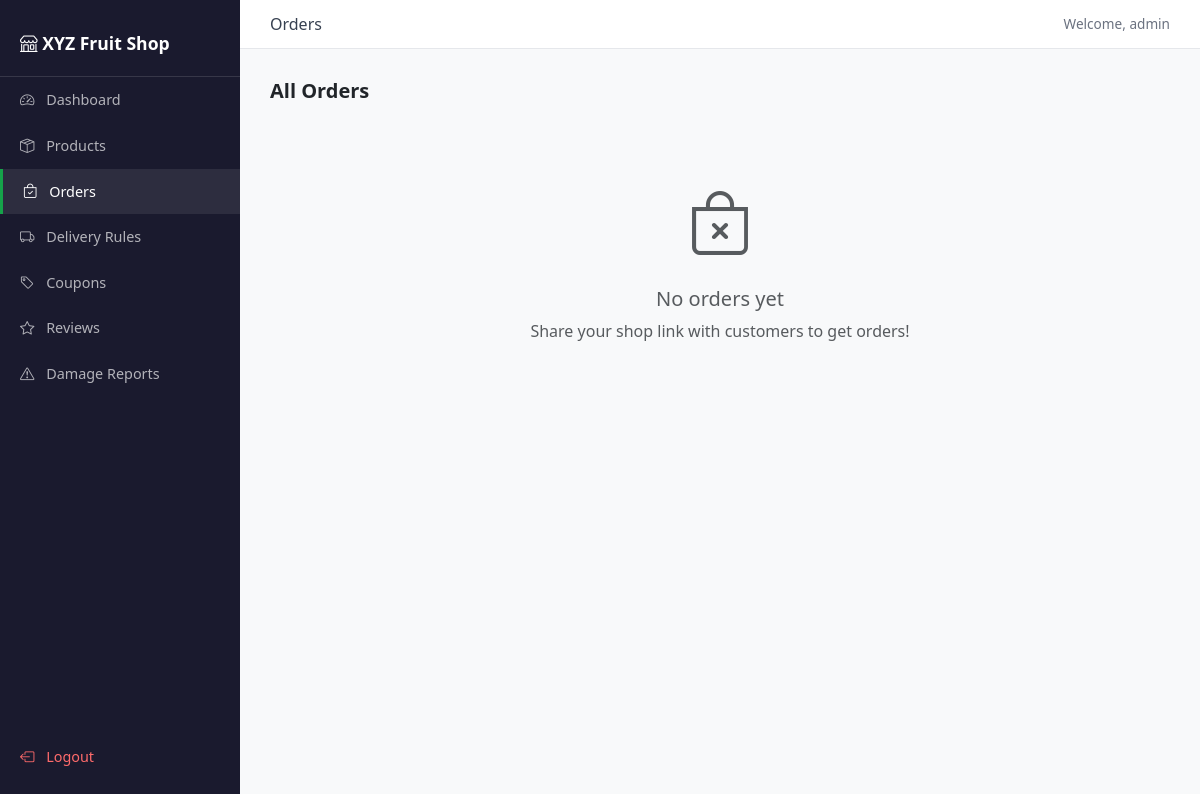
/dashboard/orders/ (signed in), run on an earlier commit of the app's database.
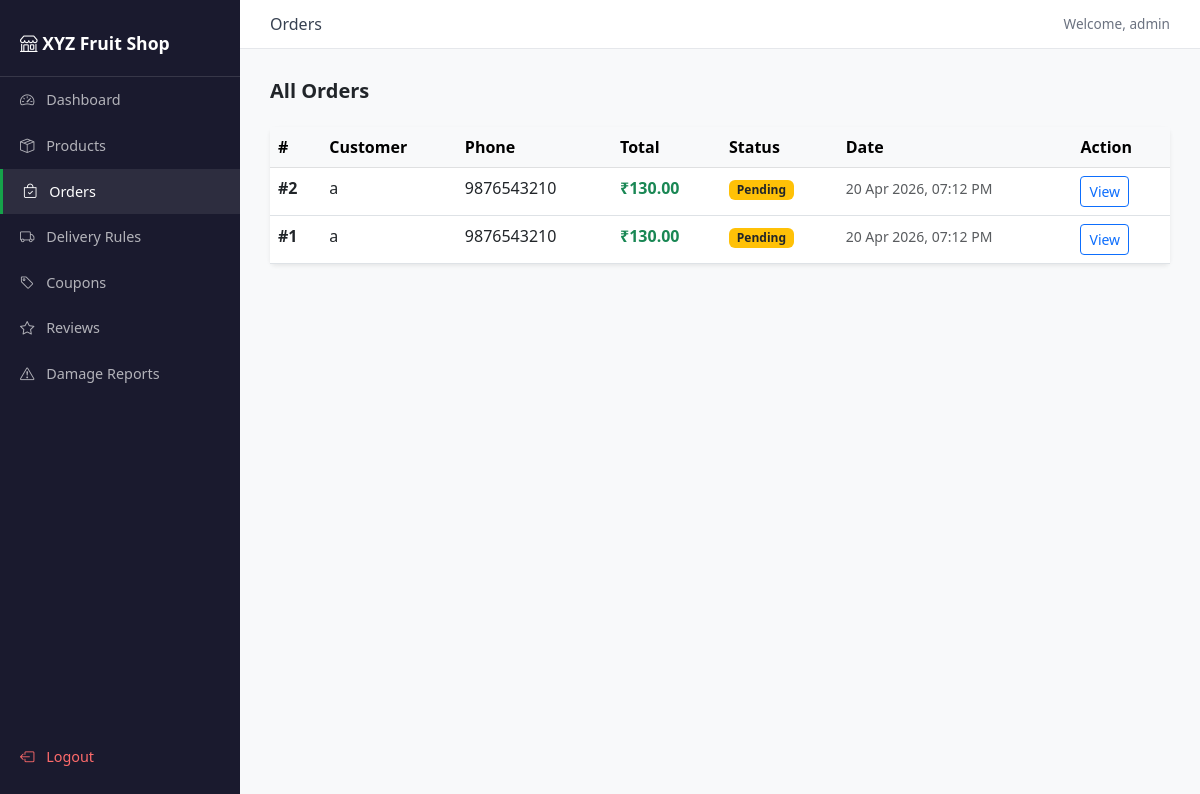
And on a later commit of the database.
### store/models.py (models this page shows, shortened)
class Shop(models.Model):
    owner        = models.OneToOneField(User, on_delete=models.CASCADE)
    name         = models.CharField(max_length=100)
    slug         = models.SlugField(unique=True)
    tagline      = models.CharField(max_length=200, blank=True)
    logo         = models.ImageField(upload_to='logos/', blank=True, null=True)
    theme_color  = models.CharField(max_length=7, default='#16a34a')
    address      = models.TextField(blank=True)
    phone        = models.CharField(max_length=15, blank=True)
    email        = models.EmailField(blank=True)
    is_open      = models.BooleanField(default=True)
    closed_msg   = models.CharField(max_length=200, default='Shop is closed today. Please visit again!')
    created_at   = models.DateTimeField(auto_now_add=True)

class Order(models.Model):
    STATUS_CHOICES = [
        ('pending',   'Pending'),
        ('confirmed', 'Confirmed'),
        ('delivered', 'Delivered'),
        ('cancelled', 'Cancelled'),
    ]
    shop              = models.ForeignKey(Shop, on_delete=models.CASCADE, related_name='orders')
    customer_name     = models.CharField(max_length=100)
    customer_email    = models.EmailField()
    customer_phone    = models.CharField(max_length=15)
    customer_address  = models.TextField()
    status            = models.CharField(max_length=20, choices=STATUS_CHOICES, default='pending')
    total_amount      = models.DecimalField(max_digits=10, decimal_places=2)
    delivery_charge   = models.DecimalField(max_digits=6, decimal_places=2, default=0)
    discount_amount   = models.DecimalField(max_digits=8, decimal_places=2, default=0)
    coupon_used       = models.CharField(max_length=20, blank=True)
    payment_method    = models.CharField(max_length=20, default='cod')
    created_at        = models.DateTimeField(auto_now_add=True)
    def grand_total(self):
        return self.total_amount + self.delivery_charge - self.discount_amount

### store/views.py (the view)
# urls.py: path('orders/',                       views.order_list,   name='order_list'),
@login_required(login_url='/dashboard/login/')
def order_list(request):
    shop   = get_object_or_404(Shop, owner=request.user)
    orders = Order.objects.filter(shop=shop).order_by('-created_at')
    return render(request, 'dashboard/orders.html', {'shop': shop, 'orders': orders})

### templates/dashboard/orders.html (shortened to what this page needs)
{% extends 'base.html' %}
{% block page_title %}Orders{% endblock %}
{% block content %}
<h5 class="fw-bold mb-4">All Orders</h5>
{% if orders %}
<div class="card border-0 shadow-sm">
    <div class="table-responsive">
        <table class="table table-hover mb-0">
            <thead class="table-light">
                <tr>
                    <th>#</th>
                    <th>Customer</th>
                    <th>Phone</th>
                    <th>Total</th>
                    <th>Status</th>
                    <th>Date</th>
                    <th>Action</th>
                </tr>
            </thead>
            <tbody>
                {% for order in orders %}
                <tr>
                    <td class="fw-bold">#{{ order.id }}</td>
                    <td>{{ order.customer_name }}</td>
                    <td>{{ order.customer_phone }}</td>
                    <td class="text-success fw-bold">₹{{ order.grand_total }}</td>
                    <td>
                        {% if order.status == 'pending' %}
                            <span class="badge bg-warning text-dark">Pending</span>
                        {% elif order.status == 'confirmed' %}
                            <span class="badge bg-primary">Confirmed</span>
                        {% elif order.status == 'delivered' %}
                            <span class="badge bg-success">Delivered</span>
                        {% else %}
                            <span class="badge bg-danger">Cancelled</span>
                        {% endif %}
                    </td>
                    <td>
                        <small class="text-muted">
                            {{ order.created_at|date:"d M Y, h:i A" }}
                        </small>
                    </td>
                    <td>
                        <a href="{% url 'order_detail' order.pk %}"
                           class="btn btn-sm btn-outline-primary">
                            View
                        </a>
                    </td>
                </tr>
                {% endfor %}
            </tbody>
        </table>
    </div>
</div>
{% else %}
<div class="text-center py-5">
    <i class="bi bi-bag-x text-muted" style="font-size:4rem;"></i>
    <h5 class="mt-3 text-muted">No orders yet</h5>
    <p class="text-muted">Share your shop link with customers to get orders!</p>
</div>
{% endif %}
{% endblock %}

### templates/base.html (shortened to what this page needs)
<!DOCTYPE html>
<html lang="en">
<head>
    <link href="https://cdn.jsdelivr.net/npm/bootstrap@5.3.0/dist/css/bootstrap.min.css" rel="stylesheet">
    <link href="https://cdn.jsdelivr.net/npm/bootstrap-icons@1.10.5/font/bootstrap-icons.css" rel="stylesheet">
</head>
<body>
{% if user.is_authenticated %}
<div class="sidebar">
    <div class="shop-name">
        <i class="bi bi-shop"></i>
        {% if shop %}{{ shop.name }}{% else %}LocalShop{% endif %}
    </div>
    <a href="{% url 'dashboard_home' %}" class="{% if request.resolver_match.url_name == 'dashboard_home' %}active{% endif %}">
        <i class="bi bi-speedometer2 nav-icon"></i> Dashboard
    </a>
    <a href="{% url 'product_list' %}" class="{% if 'product' in request.resolver_match.url_name %}active{% endif %}">
        <i class="bi bi-box-seam nav-icon"></i> Products
    </a>
    <a href="{% url 'order_list' %}" class="{% if 'order' in request.resolver_match.url_name %}active{% endif %}">
        <i class="bi bi-bag-check nav-icon"></i> Orders
    </a>
    <a href="{% url 'delivery_rule' %}" class="{% if request.resolver_match.url_name == 'delivery_rule' %}active{% endif %}">
        <i class="bi bi-truck nav-icon"></i> Delivery Rules
    </a>
    <a href="{% url 'coupon_list' %}" class="{% if request.resolver_match.url_name == 'coupon_list' %}active{% endif %}">
        <i class="bi bi-tag nav-icon"></i> Coupons
    </a>
    <a href="{% url 'review_list' %}" class="{% if request.resolver_match.url_name == 'review_list' %}active{% endif %}">
        <i class="bi bi-star nav-icon"></i> Reviews
    </a>
    <a href="{% url 'damage_reports' %}" class="{% if request.resolver_match.url_name == 'damage_reports' %}active{% endif %}">
        <i class="bi bi-exclamation-triangle nav-icon"></i> Damage Reports
    </a>
    <div style="position:absolute; bottom:20px; width:100%;">
        <a href="{% url 'owner_logout' %}" style="color:#ff6b6b;">
            <i class="bi bi-box-arrow-left nav-icon"></i> Logout
        </a>
    </div>
</div>
<div class="topbar">
    <span style="font-weight:500; color:#374151;">
        {% block page_title %}Dashboard{% endblock %}
    </span>
    <span style="font-size:0.85rem; color:#6b7280;">
        Welcome, {{ request.user.username }}
    </span>
</div>
{% endif %}
<div class="{% if user.is_authenticated %}main-content{% else %}container mt-5{% endif %}">
    {% block content %}{% endblock %}
</div>
</body>
</html>

What changed in the data, as far as the page shows it:
added Order: id "2", customer_name "a", customer_phone "9876543210", grand_total "130.00", status "Pending", created_at "20 Apr 2026, 07:12 PM"
added Order: id "1", customer_name "a", customer_phone "9876543210", grand_total "130.00", status "Pending", created_at "20 Apr 2026, 07:12 PM"
Also different on the page:
text no longer shown: "No orders yet Share your shop link with customers to get orders!"
text now shown: "# Customer Phone Total Status Date Action"
